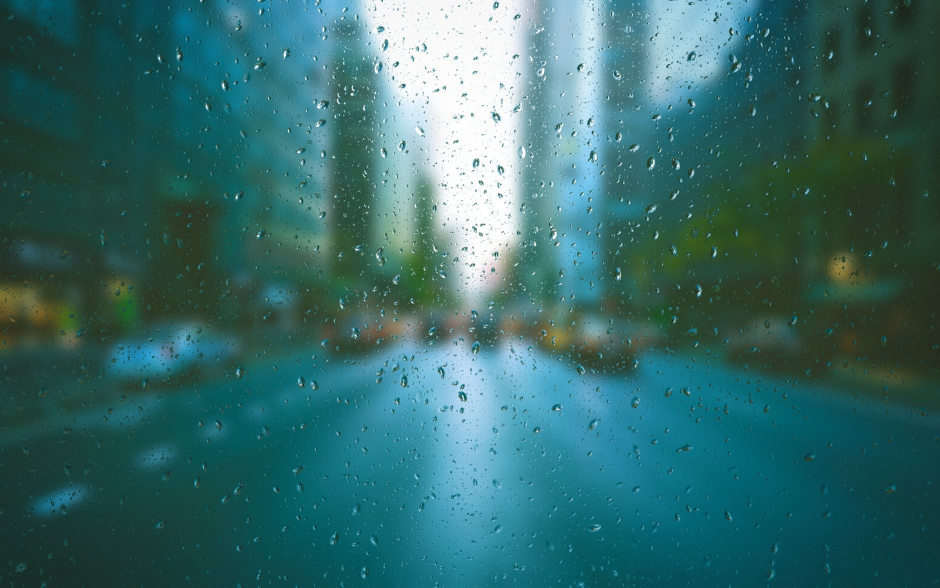
#> input picture bg.jpeg, 1880 x 1175 px, given in place of the camera (shown at 1/2 size)
$ jupyter execute --allow-errors Untitled.ipynb
#> lines starting #> are read from the running program, lines starting #| are printed output that depends on the picture; after the words box and inside, x2 and y2 are one past the last pixel; in counts of white or black regions, pixels touching at a corner belong together
#> further down, imageFrame is the input picture: shape (1175, 1880, 3); mean B, G, R 106.6, 106.8, 54.7
#> `hsvFrame = cv2.cvtColor(imageFrame, cv2.COLOR_BGR2HSV)`: hsvFrame: shape (1175, 1880, 3); mean H, S, V 83.8, 145.5, 113.2
#> `red_mask = cv2.inRange(hsvFrame, red_lower, red_upper)`: red_mask: shape (1175, 1880); every value is 0
#> `green_mask = cv2.inRange(hsvFrame, green_lower, green_upper)`:
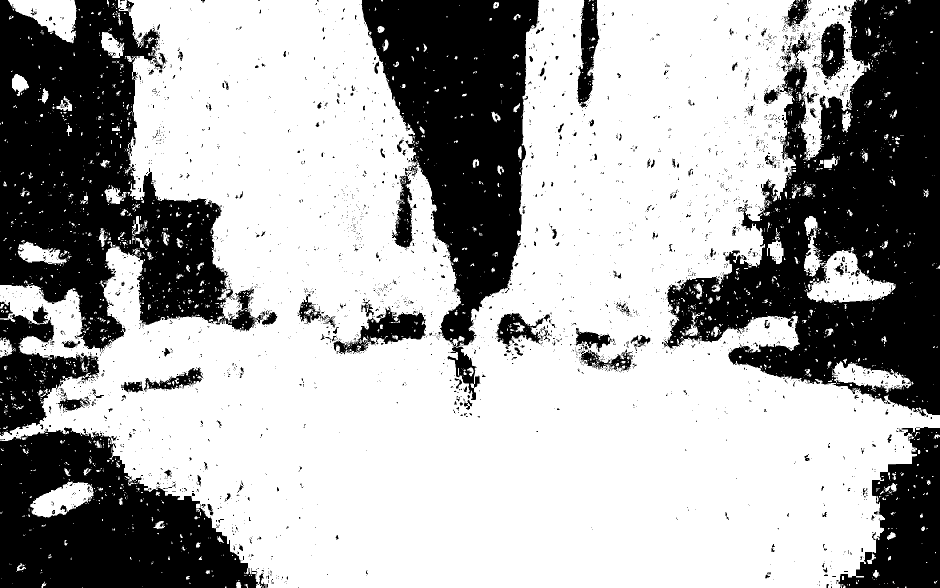
#> green_mask: shape (1175, 1880) (shown at 1/2 size); 65.4% white; 3413 black regions (3156 under 20 px), largest, box (x1, y1, x2, y2) and area: (1324, 0, 1880, 833) 226793, (0, 0, 466, 704) 179552, (723, 0, 1078, 800) 135819
#> `blue_mask = cv2.inRange(hsvFrame, blue_lower, blue_upper)`: blue_mask: shape (1175, 1880); 25% white; 1693 white regions (1341 under 20 px), largest, box (x1, y1, x2, y2) and area: (623, 681, 1652, 1175) 298794, (1055, 0, 1600, 605) 101655, (267, 0, 749, 362) 68720
#> `white_mask = cv2.inRange(hsvFrame, white_lower, white_upper)`: white_mask: shape (1175, 1880); 1.2% white; 650 white regions (594 under 20 px), largest, box (x1, y1, x2, y2) and area: (800, 0, 1018, 129) 10490, (879, 124, 998, 240) 4135, (914, 237, 968, 318) 1724
#> `res_red = cv2.bitwise_and(imageFrame, imageFrame,mask = red_mask)`: res_red: shape (1175, 1880, 3); every value is 0
#> `green_mask = cv2.dilate(green_mask, kernal)`: green_mask: shape (1175, 1880); 72.4% white; 253 black regions (177 under 20 px), largest, box (x1, y1, x2, y2) and area: (1337, 0, 1880, 828) 183330, (0, 0, 450, 696) 144750, (726, 0, 1075, 688) 121517
#> `res_green = cv2.bitwise_and(imageFrame, imageFrame,mask = green_mask)`:
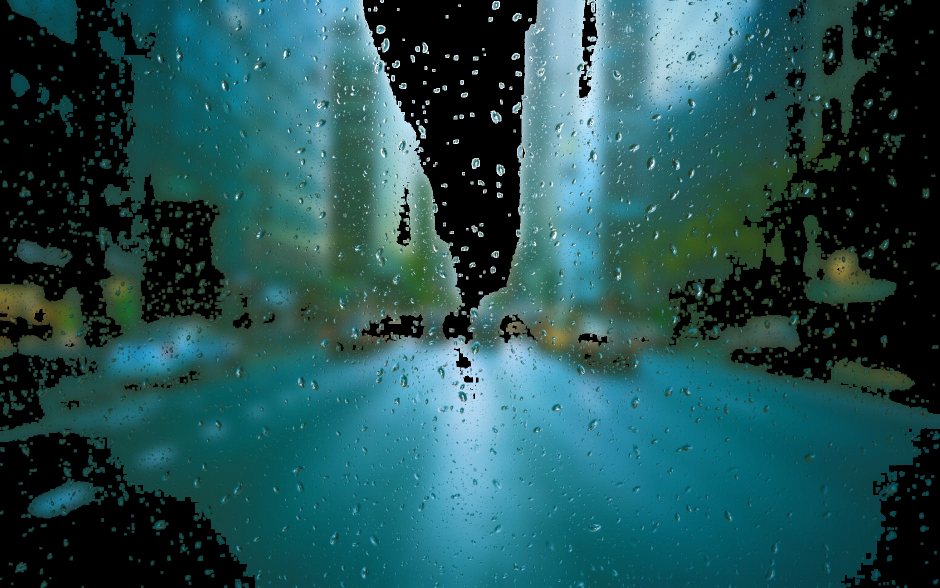
#> res_green: shape (1175, 1880, 3) (shown at 1/2 size); mean B, G, R 82.2, 79.9, 34.5
#> `blue_mask = cv2.dilate(blue_mask, kernal)`:
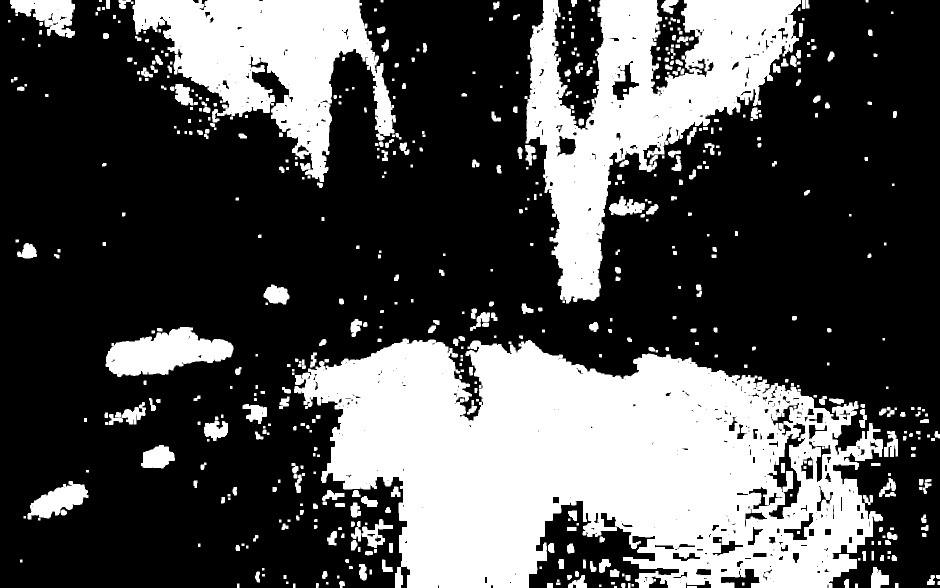
#> blue_mask: shape (1175, 1880) (shown at 1/2 size); 31.6% white; 581 white regions (2 under 20 px), largest, box (x1, y1, x2, y2) and area: (588, 677, 1766, 1175) 392140, (1049, 0, 1602, 607) 131625, (265, 0, 792, 364) 87753
#> `res_blue = cv2.bitwise_and(imageFrame, imageFrame,mask = blue_mask)`:
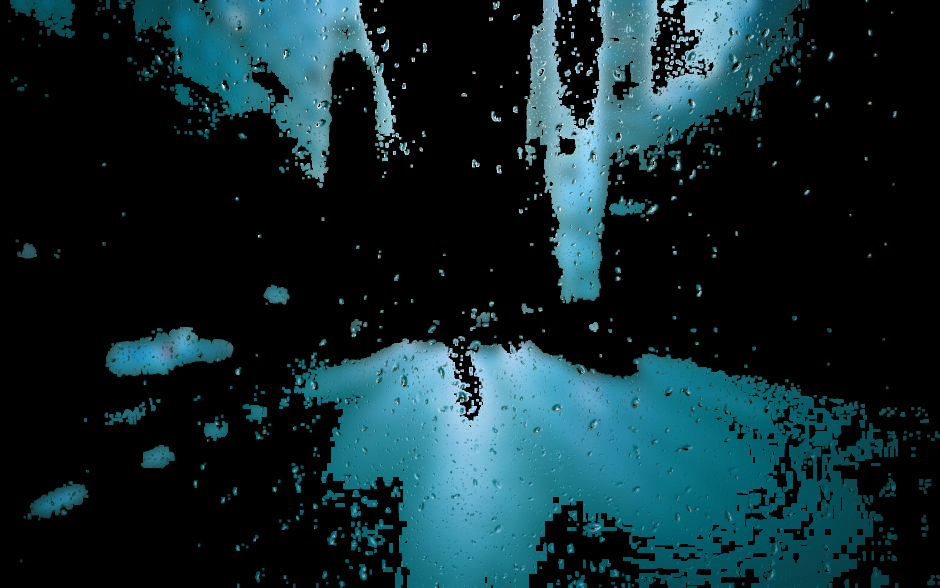
#> res_blue: shape (1175, 1880, 3) (shown at 1/2 size); mean B, G, R 45.9, 40.6, 16.1
#> `white_mask = cv2.dilate(white_mask, kernal)`:
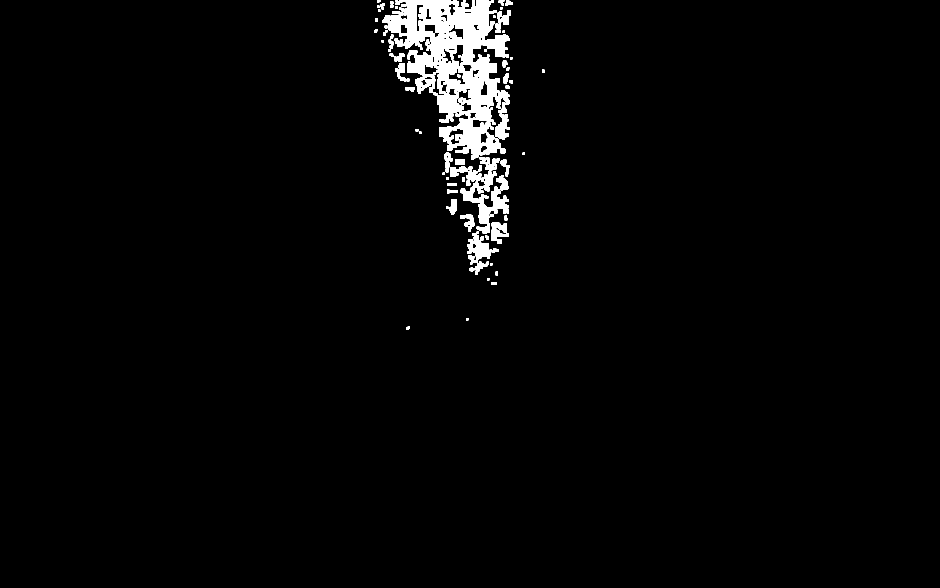
#> white_mask: shape (1175, 1880) (shown at 1/2 size); 2.5% white; 79 white regions
#> `contours, hierarchy = cv2.findContours(red_mask,cv2.RETR_TREE,cv2.CHAI..`: contours = []
#> `contours, hierarchy = cv2.findContours(green_mask,cv2.RETR_TREE,cv2.CH..`: contours = 923 contours, 260 with area under 20; largest, box (x1, y1, x2, y2) and area: (0, 0, 1880, 1175) 1511465, (1606, 430, 1793, 624) 15974, (14, 0, 162, 89) 7355, (42, 956, 216, 1037) 7229, (722, 627, 850, 687) 3827
#> the loop `for pic, contour in enumerate(contours):` made 923 passes
#> after the loop `for pic, contour in enumerate(contours):`:
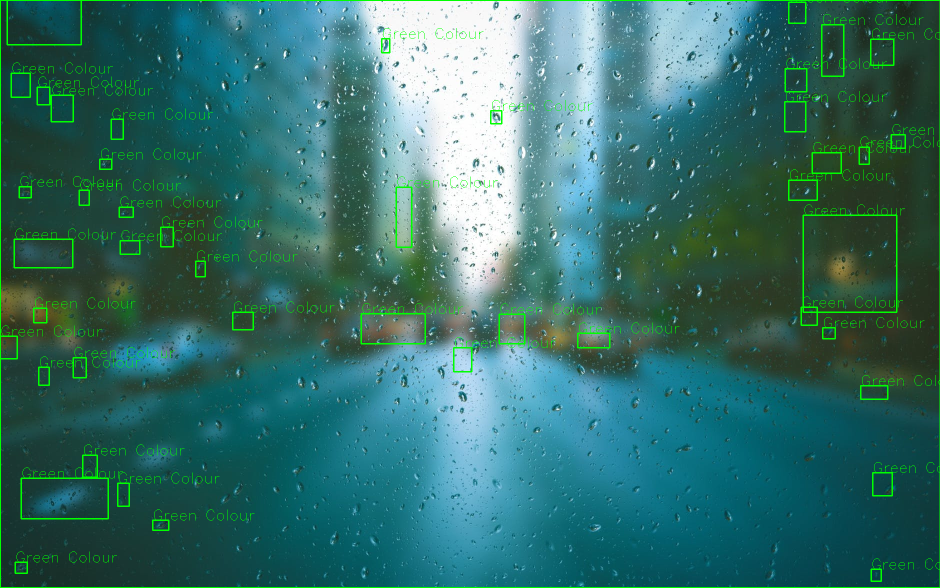
#> imageFrame: shape (1175, 1880, 3) (shown at 1/2 size); 2.23% of pixels changed, all inside (x1, y1, x2, y2) = (0, 0, 1880, 1175)
#> `contours, hierarchy = cv2.findContours(blue_mask,cv2.RETR_TREE,cv2.CHA..`: contours = 1075 contours, 403 with area under 20; largest, box (x1, y1, x2, y2) and area: (588, 677, 1766, 1175) 406327, (1049, 0, 1602, 607) 134235, (265, 0, 792, 364) 86960, (211, 654, 467, 754) 15206, (20, 0, 150, 76) 5424
#> the loop `for pic, contour in enumerate(contours):` made 1075 passes
#> after the loop `for pic, contour in enumerate(contours):`:
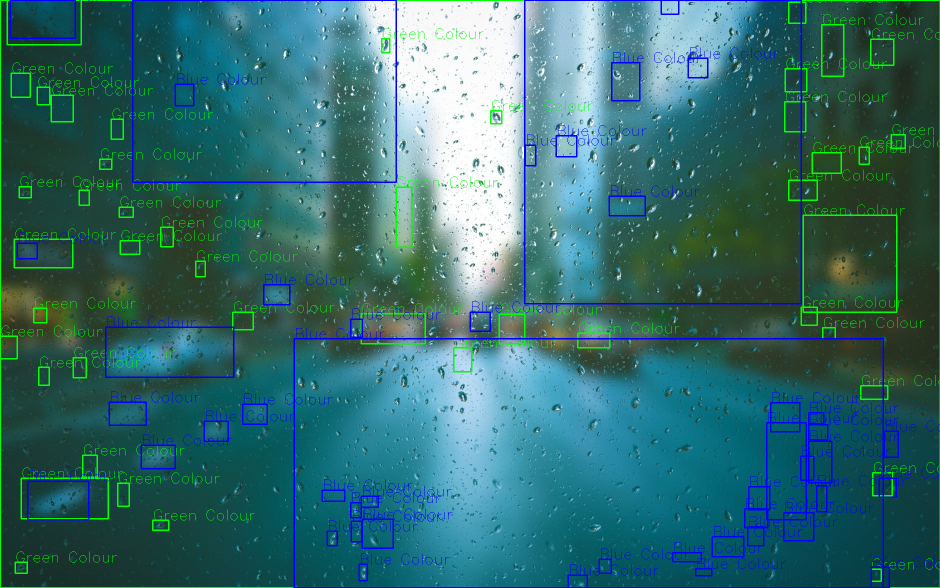
#> imageFrame: shape (1175, 1880, 3) (shown at 1/2 size); 2.61% of pixels changed, all inside (x1, y1, x2, y2) = (19, 0, 1880, 1175)
#> `contours, hierarchy = cv2.findContours(white_mask,cv2.RETR_TREE,cv2.CH..`: contours = 159 contours, 62 with area under 20; largest, box (x1, y1, x2, y2) and area: (765, 0, 1020, 320) 42602, (921, 350, 1018, 467) 3466, (934, 463, 998, 550) 1960, (982, 445, 1018, 488) 986, (885, 89, 927, 133) 883
#> the loop `for pic, contour in enumerate(contours):` made 159 passes
#> after the loop `for pic, contour in enumerate(contours):`:
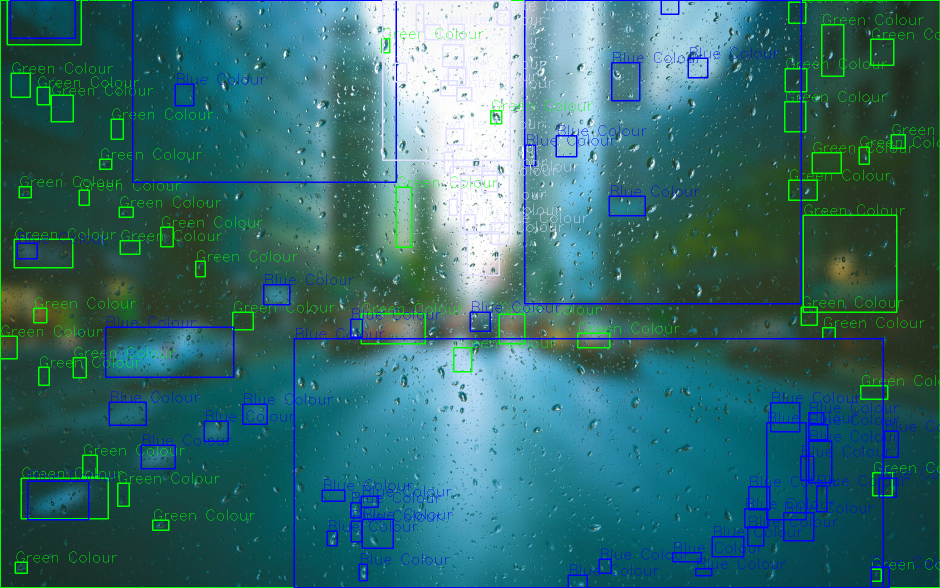
#> imageFrame: shape (1175, 1880, 3) (shown at 1/2 size); 0.8% of pixels changed, all inside (x1, y1, x2, y2) = (764, 0, 1188, 552)
#> (key q is pressed here)
[cell 1]
import os
from tkinter import *
from tkinter import messagebox
#from PIL import ImageTk_
class Login:
    def _init_(self,root):
       self.root=root
       self.root.title("Login System")
       self.root.geometry("1199x600")

      # self.bg=PhotoImage(file="Camera Roll/HOLI.jpg")
       #self.bg_image=Label(self.root, image=self.bg).place(x=0, y=0, relwidth=1, relheight=1)

       Frame_login = Frame(self.root, bg="pink")
       Frame_login.place(x=330, y=150, width=500, height=400)

       title=Label(Frame_login, text="Login Here", font=("Impact",25, "bold"), fg="#6162FF", bg="white").place(x=90,y=30)
       subtitle=Label(Frame_login, text="Members Login Area", font=("Goudy old style",15, "bold"), fg="#1d1d1d", bg="white").place(x=90,y=100)

       lbl_user=Label(Frame_login, text="username", font=("Goudy old style",10, "bold"), fg="grey", bg="white").place(x=90,y=140)
       self.username=Entry(Frame_login, font=("Goudy old style",15), bg="#E7E6E6")
       self.username.place(x=90,y=170, width=320, height=35)

       lbl_password=Label(Frame_login, text="password", font=("Goudy old style",10, "bold"), fg="grey", bg="white").place(x=90,y=210)
       self.password=Entry(Frame_login, font=("Goudy old style",15), bg="#E7E6E6")
       self.password.place(x=90, y=240, width=320, height=35)

       forget=Button(Frame_login, text="forget password?",bd=0, cursor="hand2", font=("Goudy old style",12), fg="#6162FF", bg="white").place(x=90,y=280)
       submit=Button(Frame_login,command=self.check_function, cursor="hand2", text="Login?",bd=0, font=("Goudy old style",15), bg="#6162FF", fg="white").place(x=90,y=320, width=180, height=40)

      # close=Button(Frame_login,command=self.check_function, cursor="hand2", text="close",bd=0, font=("Goudy old style",15), bg="grey", fg="white").place(x=90,y=320, width=180, height=40)

    def check_function(self):
        if self.username.get()=="" or self.password.get()=="":
            messagebox.showerror("Error", "All fields are required", parent=self.root)
        elif self.username.get()!="VIBHA" or self.password.get()!="vibha123":
            messagebox.showerror("Error", "Invalid Username or Password", parent=self.root)
        else:
            messagebox.showinfo("welcome",f"Welcome {self.username.get()}")
           # os.system('opencv.py')

            #file=close('opencv.py')

[cell 2]
print('hii')

[cell 3]
5+9

[cell 4]
# Python code for Multiple Color Detection

import numpy as np
import cv2


# Capturing video through webcam
webcam = cv2.VideoCapture(0)

# Start a while loop
#> (the rest of this cell did not finish here and is left out)
